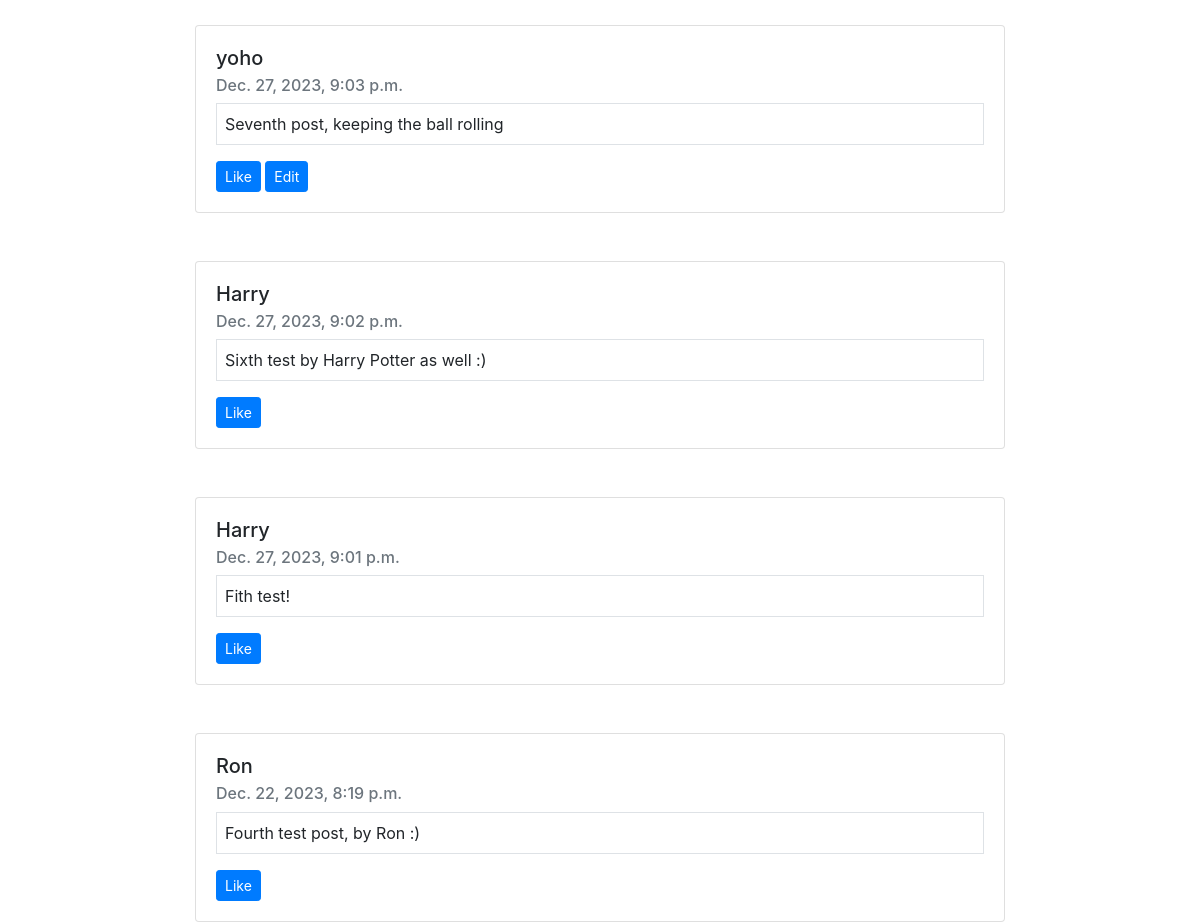
/ (signed in, middle part), run on an earlier commit of the app's database.
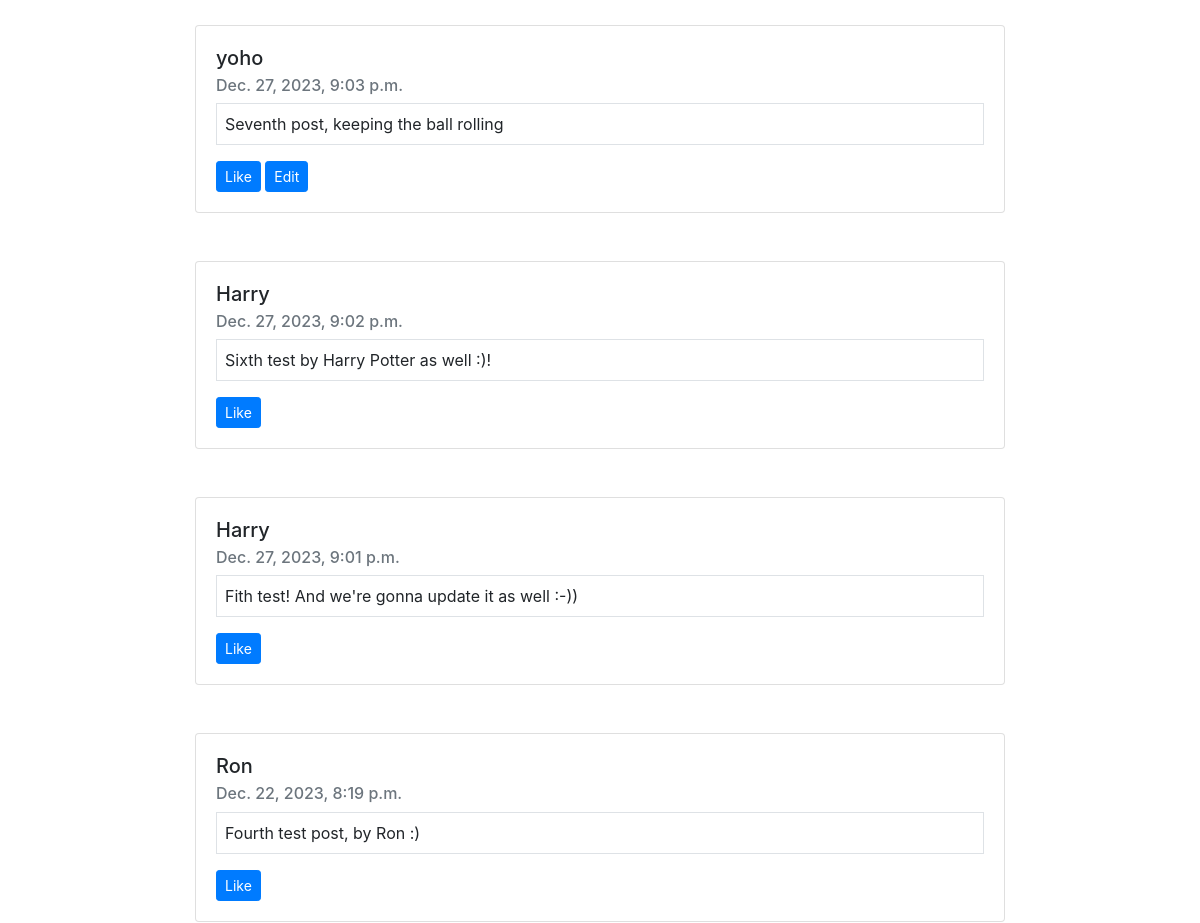
And on a later commit of the database.
### network/models.py (models this page shows, shortened)
class NewPost(models.Model):
    user = models.ForeignKey(User, on_delete=models.CASCADE, related_name="new_posts")
    post_text = models.TextField(max_length=250)
    date = models.DateTimeField(auto_now_add=True)

class User(AbstractUser):
    pass

### network/views.py (the view)
# urls.py: path("", views.index, name="index"),
def index(request):
    if request.method == "POST":
        f = NewPostForm(request.POST)
        if f.is_valid():
            instance = f.save(commit=False)
            instance.user = request.user
            instance.save()
        return HttpResponseRedirect(reverse("index"))
    else:
        all_posts = NewPost.objects.order_by("-date")
        f = NewPostForm()
        profile = Profile.objects.get(id=request.user.id)
        paginator = Paginator(all_posts, 10)
        page_number = request.GET.get("page")
        page_obj = paginator.get_page(page_number)
        return render(request, "network/index.html", {
            "NewPostForm": f,
            "page_obj": page_obj,
            "num_pages": range(paginator.num_pages),
            "profile": profile
        })

### network/templates/network/index.html (shortened to what this page needs)
{% extends "network/layout.html" %}
{% load crispy_forms_tags %}
{% load static %}
{% block body %}
    <div class="container">
    {% if user.is_authenticated %}
        <div class="container">
            {% for post in page_obj %}
                <div class="card mx-auto w-75 mb-5" style="width: 18rem;">
                    <div class="card-body posts" id="post-{{ post.id }}">
                        <h5 class="card-title"><a href="{% url 'profile' post.user %}" class="text-reset text-decoration-none">{{ post.user }}</a></h5>
                        <h6 class="card-subtitle mb-2 text-muted">{{ post.date }}</h6>
                        <p class="card-text border p-2" id="post-text">{{ post.post_text }}</p>
                        {% if profile in post.liked_by.all %}
                            <button type="button" class="btn btn-primary btn-sm" id="like">Unlike</button>
                        {% else %}
                            <button type="button" class="btn btn-primary btn-sm" id="like">Like</button>
                        {% endif %}
                        {% if post.user == user %}
                            <button type="button" class="edit btn btn-primary btn-sm" id="edit">Edit</button>
                        {% endif %}
                    </div>
                </div>
            {% endfor %}
        </div>
    {% endif %}
    </div>
{% endblock %}

What changed in the data, as far as the page shows it:
changed NewPost: post_text "Sixth test by Harry Potter as well :)" → "Sixth test by Harry Potter as well :)!"
changed NewPost: post_text "Fith test!" → "Fith test! And we're gonna update it as well :-))"
